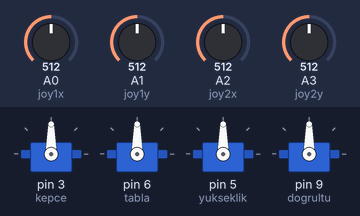
This sketch was run on a simulated Arduino Uno, built with avr-gcc and run on an emulated ATmega328P. On the bench: 4 × servo. The test bench sets the inputs (shaded band); at power-on: A0 (joy1x) = 512, A1 (joy1y) = 512, A2 (joy2x) = 512, A3 (joy2y) = 512.

Above: at 1.2 s.
1.3 s: A0 (joy1x) set to 788
2.8 s: A0 (joy1x) set to 818
At 3.28 s:
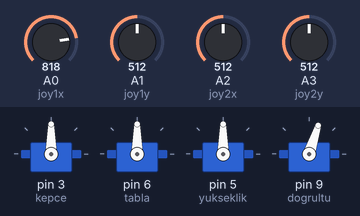
At 5.6 s:
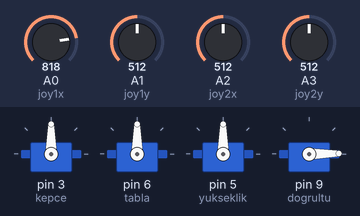
5.8 s: A1 (joy1y) set to 782
7.3 s: A1 (joy1y) set to 809
At 8.0 s:
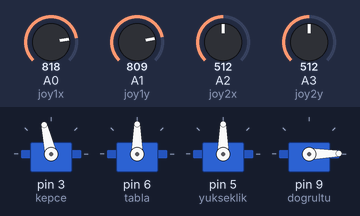
10.3 s: A2 (joy2x) set to 784
13.3 s: A2 (joy2x) set to 811
At 20.13 s:
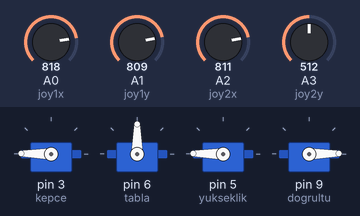
Timing chart, 0 to 20.2 s (numbered marks = the images above; inputs shaded):
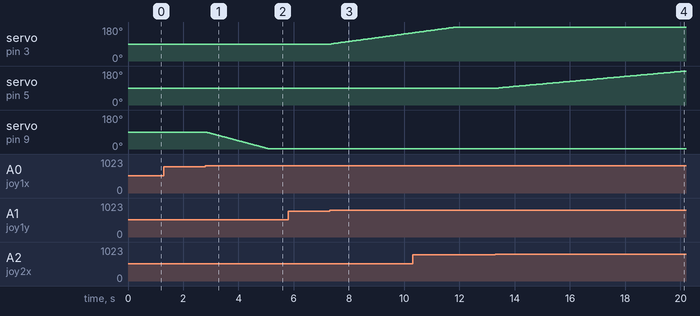

The sketch:

robotArmSoftware.ino
```cpp
//Developed by Batuhan Huseyin KARA

#include <Servo.h>
Servo kepce;
Servo tabla;
Servo yukseklik;
Servo dogrultu;


int joy1x=A0;
int joy1y=A1;

int joy2x=A2;
int joy2y=A3;

int joy1xvalue;
int joy1yvalue;

int joy2xvalue;
int joy2yvalue;

int tablaServoposition=90;
int yukseklikServoposition=90;
int dogrultuServoposition=90;
int kepceServoposition=90;

void setup() {
  pinMode(joy1x,INPUT);
  pinMode(joy1y,INPUT);
  pinMode(joy2x,INPUT);
  pinMode(joy2y,INPUT);
  Serial.begin(9600);
  kepce.attach(3);
  tabla.attach(6);
  yukseklik.attach(5);
  dogrultu.attach(9);

}

void loop() {
  joy1xvalue=analogRead(joy1x);
  joy1yvalue=analogRead(joy1y);


  joy2xvalue=analogRead(joy2x);
  joy2yvalue=analogRead(joy2y);


  if(joy1xvalue<300){
    dogrultuServoposition=dogrultuServoposition+1;
    delay(25);
  }

  if(joy1xvalue>800){
    dogrultuServoposition=dogrultuServoposition-1;
    delay(25);
  }

  if(joy1yvalue<300){
    kepceServoposition=kepceServoposition-1;
    delay(25);
  }

  if(joy1yvalue>800){
    kepceServoposition=kepceServoposition+1;
    delay(25);
  }

  if(joy2xvalue<300){
    yukseklikServoposition=yukseklikServoposition-1;
    delay(25);
  }

  if(joy2xvalue>800){
    yukseklikServoposition=yukseklikServoposition+1;
    delay(25);
  }

  if(joy2yvalue<300){
    tablaServoposition=tablaServoposition-1;
    delay(25);
  }

  if(joy2yvalue>800){
    tablaServoposition=tablaServoposition+1;
    delay(25);
  }

  if(tablaServoposition<1){
    tablaServoposition=1;
  }
  if(tablaServoposition>179){
    tablaServoposition=179;
  }

  if(yukseklikServoposition<1){
    yukseklikServoposition=1;
  }
  if(yukseklikServoposition>179){
    yukseklikServoposition=179;
  }

  if(dogrultuServoposition<1){
    dogrultuServoposition=1;
  }
  if(dogrultuServoposition>179){
    dogrultuServoposition=179;
  }

  if(kepceServoposition<46){
    kepceServoposition=46;
  }
  if(kepceServoposition>179){
    kepceServoposition=179;
  }


  kepce.write(kepceServoposition);
  yukseklik.write(yukseklikServoposition);
  dogrultu.write(dogrultuServoposition);
  tabla.write(tablaServoposition);


}
```

Measured:
- the behaviour switches between 800 and 801 on A0 (joy1x) (found by bisection; images 0 and 1)
- the behaviour switches between 800 and 801 on A1 (joy1y) (found by bisection; images 2 and 3)
- the behaviour switches between 800 and 801 on A2 (joy2x) (found by bisection; images 3 and 4)
- after the input at 1.3 s, every drawn part: stays the same
- after the input at 2.8 s, servo on pin 9 (dogrultu): moves from 90° to 1° over 2.3 s, starting at once
- after the input at 5.8 s, every drawn part: stays the same
- after the input at 7.3 s, servo on pin 3 (kepce): moves from 90° to 149° over 2.9 s, starting after 0.05 s
- after the input at 13.3 s, servo on pin 5 (yukseklik): moves from 90° to 179° over 6.7 s, starting after 0.12 s
